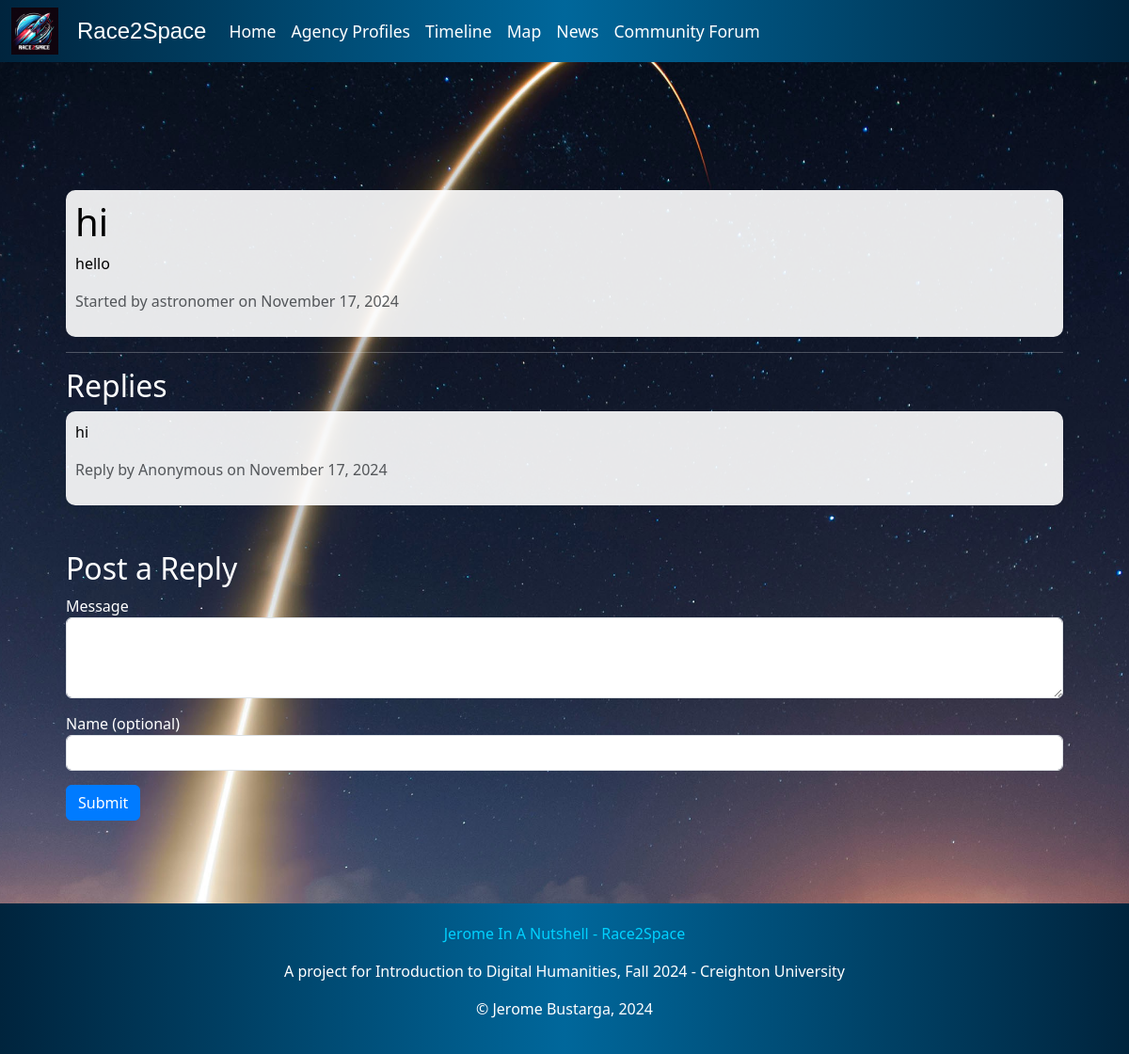
The app's page /forum/2/ with its own data.
### home/models.py (models this page shows, shortened)
class Discussion(models.Model):
    subject = models.CharField(max_length=255)
    message = models.TextField()
    author = models.ForeignKey(User, on_delete=models.CASCADE, null=True, blank=True)
    name = models.CharField(max_length=255, default='Anonymous')
    created_at = models.DateTimeField(auto_now_add=True)

class Reply(models.Model):
    discussion = models.ForeignKey(Discussion, related_name='replies', on_delete=models.CASCADE)
    message = models.TextField()
    author = models.ForeignKey(User, on_delete=models.CASCADE, null=True, blank=True)
    name = models.CharField(max_length=255, default='Anonymous')
    created_at = models.DateTimeField(auto_now_add=True)

### home/views.py (the view)
# urls.py: path('forum/<int:discussion_id>/', views.discussion_detail, name='discussion_detail'),
def discussion_detail(request, discussion_id):
    discussion = get_object_or_404(Discussion, id=discussion_id)
    if request.method == 'POST':
        form = ReplyForm(request.POST)
        if form.is_valid():
            reply = form.save(commit=False)
            reply.discussion = discussion
            reply.author = request.user if request.user.is_authenticated else None
            reply.name = form.cleaned_data.get('name') or 'Anonymous'
            reply.save()
            return redirect('discussion_detail', discussion_id=discussion_id)
    else:
        form = ReplyForm()
    return render(request, 'home/discussion_detail.html', {'discussion': discussion, 'form': form})

### home/forms.py
class ReplyForm(forms.ModelForm):
    name = forms.CharField(required=False)
    class Meta:
        model = Reply
        fields = ['message', 'name']

### home/templates/home/discussion_detail.html (shortened to what this page needs)
{% extends 'home/base.html' %}
{% block content %}
<div class="container mt-5 chat-box">
    <div class="media mb-3">
        <div class="media-body">
            <h1 class="mt-0">{{ discussion.subject }}</h1>
            <p>{{ discussion.message }}</p>
            <p class="text-muted">Started by {{ discussion.name }} on {{ discussion.created_at|date:"F j, Y" }}</p>
        </div>
    </div>
    <hr>
    <h2>Replies</h2>
    <ul class="list-unstyled mb-5">
        {% for reply in discussion.replies.all %}
        <li class="media mb-3">
            <div class="media-body">
                <p>{{ reply.message }}</p>
                <p class="text-muted">Reply by {{ reply.name }} on {{ reply.created_at|date:"F j, Y" }}</p>
            </div>
        </li>
        {% endfor %}
    </ul>
    <h2>Post a Reply</h2>
    <form action="{% url 'discussion_detail' discussion.id %}" method="post" class="chat-form">
        <div class="form-group">
            <label for="message">Message</label>
            <textarea class="form-control" id="message" name="message" rows="3" required></textarea>
        </div>
        <div class="form-group">
            <label for="name">Name (optional)</label>
            <input type="text" class="form-control" id="name" name="name">
        </div>
        <button type="submit" class="btn btn-primary">Submit</button>
    </form>
</div>
{% endblock %}

### records on screen
Discussion: subject "hi", message "hello", name "astronomer", created_at "November 17, 2024"
Reply: message "hi", name "Anonymous", created_at "November 17, 2024"
